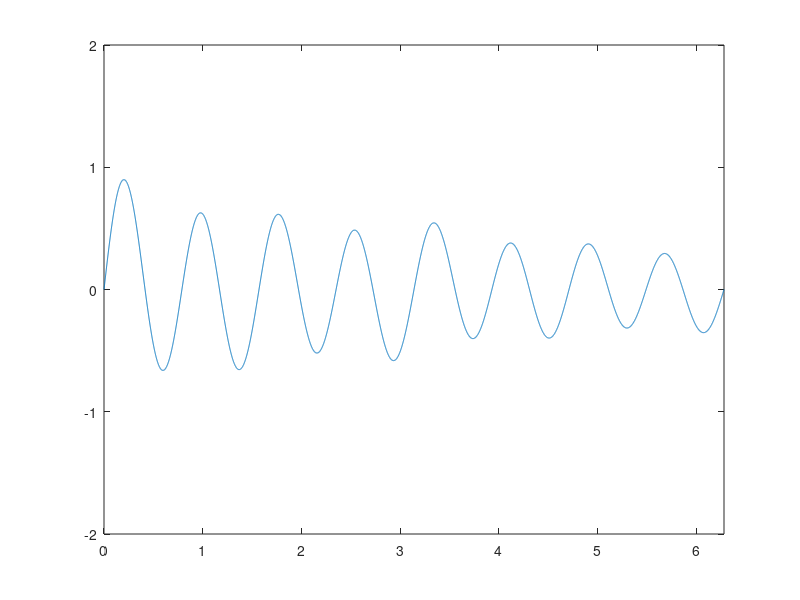

This chart was generated by the following MATLAB code:
fs = 8192;
rhythm = 1;
freq = 2;
x = linspace(0, 2 * pi * rhythm, fs * rhythm);
y = 0.025*sin(freq * x)+0.1*sin(2*freq * x)+0.05*sin(3*freq * x)+0.8*sin(4*freq * x);
waves = y.*exp(-x/(rhythm * 2* pi));
plot(x,waves);
axis([0,2*pi,-2,2]);
sound(waves,fs)